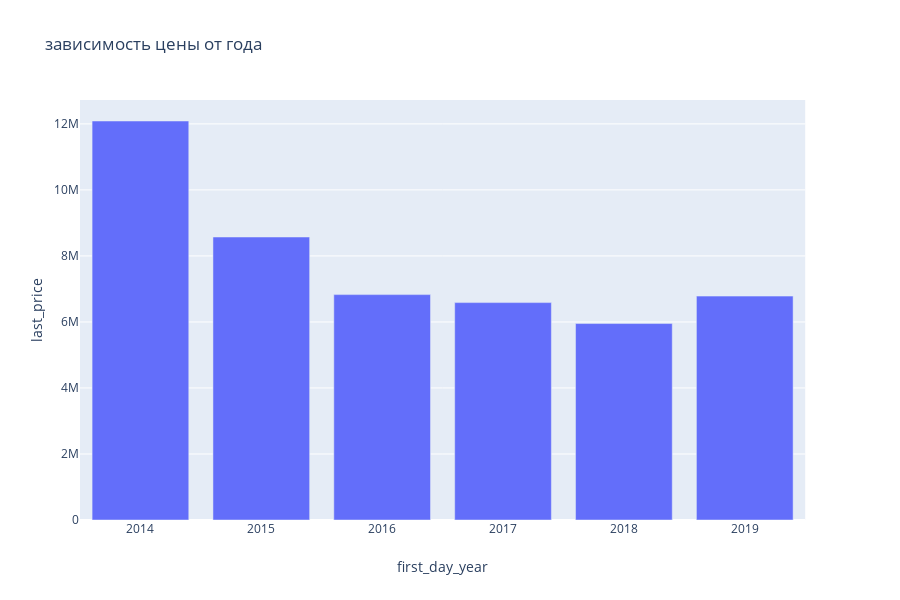

The notebook cell this image was saved under:
### Code cell
fig = px.bar(cost_pice_square, x = 'first_day_year', y = 'last_price', title = 'зависимость цены от года')
fig.show()

### Figure 1 — Plotly figure (JSON) as saved in the notebook; plotly's stock layout.template omitted (floating-point values rounded to 4 significant figures)
{"data": [{"alignmentgroup": "True", "hoverlabel": {"namelength": 0}, "hovertemplate": "first_day_year=%{x}<br>last_price=%{y}", "legendgroup": "", "marker": {"color": "#636efa"}, "name": "", "offsetgroup": "", "orientation": "v", "showlegend": false, "textposition": "auto", "type": "bar", "x": [2014, 2015, 2016, 2017, 2018, 2019], "xaxis": "x", "y": [12090000.0, 8573000.0, 6828000.0, 6586000.0, 5951000.0, 6782000.0], "yaxis": "y"}], "layout": {"barmode": "relative", "height": 600, "legend": {"tracegroupgap": 0}, "title": {"text": "зависимость цены от года"}, "xaxis": {"anchor": "y", "domain": [0, 0.98], "title": {"text": "first_day_year"}}, "yaxis": {"anchor": "x", "domain": [0, 1], "title": {"text": "last_price"}}}}
